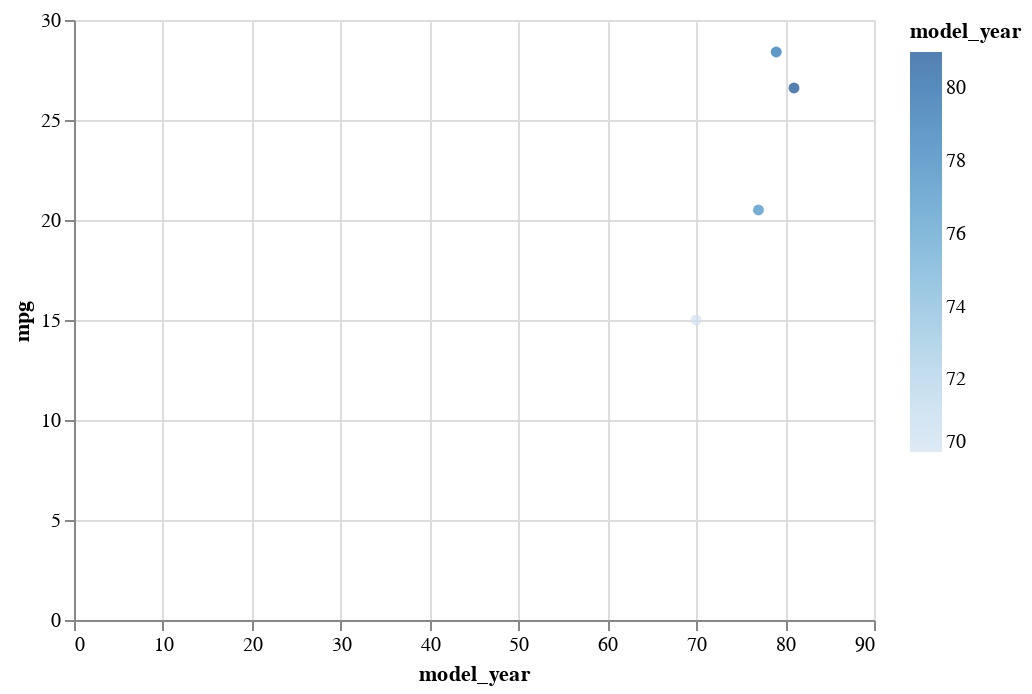

This figure's notebook cell:
### Markdown cell above
* Make a scatter plot in Altair from this sub-DataFrame using the "model_year" for both the x-coordinate and the color, and using "mpg" for the y-coordinate.  (We can increase the size of the points, and remove zero from the x-axis, to make it easier to see.)

### Code cell
alt.Chart(df_sub).mark_circle().encode(
    x = "model_year",
    y = "mpg",
    color = "model_year"
)

### Figure 1 — Vega-Lite specification as saved in the notebook (floating-point values rounded to 4 significant figures)
{"config": {"view": {"continuousWidth": 400, "continuousHeight": 300}}, "data": {"name": "data-7ffbcbecac7f7ca6a3511d1629ed0214"}, "mark": "circle", "encoding": {"color": {"field": "model_year", "type": "quantitative"}, "x": {"field": "model_year", "type": "quantitative"}, "y": {"field": "mpg", "type": "quantitative"}}, "$schema": "https://vega.github.io/schema/vega-lite/v4.17.0.json", "datasets": {"data-7ffbcbecac7f7ca6a3511d1629ed0214": [{"mpg": 15.0, "cylinders": 8, "displacement": 350.0, "horsepower": 165.0, "weight": 3693, "acceleration": 11.5, "model_year": 70, "origin": "usa", "name": "buick skylark 320"}, {"mpg": 20.5, "cylinders": 6, "displacement": 231.0, "horsepower": 105.0, "weight": 3425, "acceleration": 16.9, "model_year": 77, "origin": "usa", "name": "buick skylark"}, {"mpg": 28.4, "cylinders": 4, "displacement": 151.0, "horsepower": 90.0, "weight": 2670, "acceleration": 16.0, "model_year": 79, "origin": "usa", "name": "buick skylark limited"}, {"mpg": 26.6, "cylinders": 4, "displacement": 151.0, "horsepower": 84.0, "weight": 2635, "acceleration": 16.4, "model_year": 81, "origin": "usa", "name": "buick skylark"}]}}
